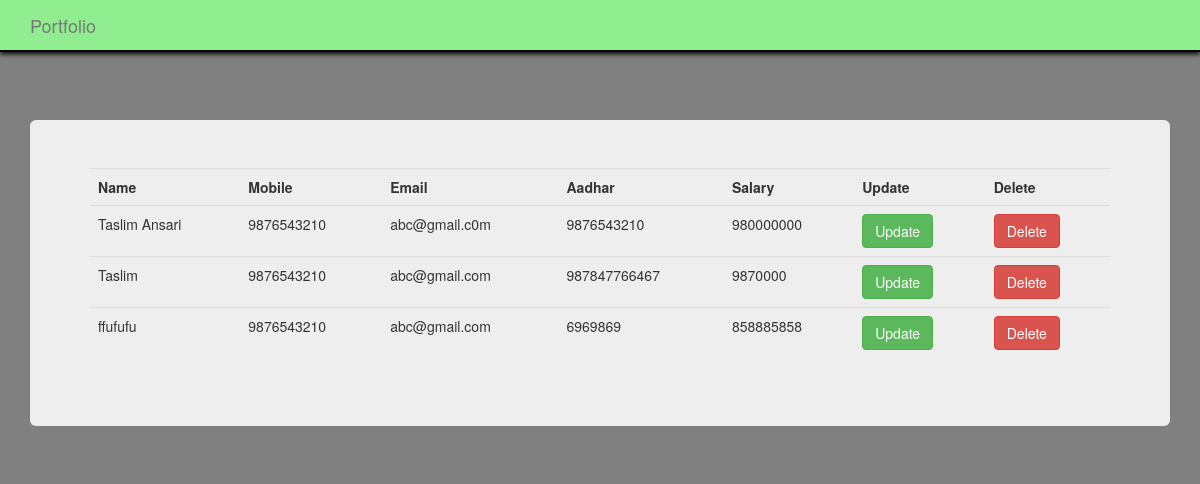
/information/emplist/, run on the app's committed database.
### Information/models.py (models this page shows, shortened)
class information(models.Model):
	ename=models.CharField(max_length=100)
	emob=models.IntegerField()
	email=models.EmailField()
	eaadhar=models.IntegerField()
	esalary=models.IntegerField()

### Information/views.py (the view)
# urls.py: url(r'emplist/$',views.emplist,name="emplist"),
def emplist(request):
	a=information.objects.all()
	return render(request,"Information/emplist.html",{'data':a})

### Information/templates/Information/emplist.html (shortened to what this page needs)
<!DOCTYPE html>
<html>
<head>
	<link rel="stylesheet" href="https://maxcdn.bootstrapcdn.com/bootstrap/3.3.7/css/bootstrap.min.css">
     <link href="https://unpkg.com/aos@2.3.1/dist/aos.css" rel="stylesheet">
</head>
<body data-spy="scroll" data-target=".navbar">
    <nav class="navbar navbar-default navbar-fixed-top">
        <div class="container">
            <div class="navbar-header">
                <a href="#" class="navbar-brand">Portfolio</a>
            </div>
        <div class="collapse navbar-collapse" id="mydiv">
            </div>
        </div>
    </nav>
	<div class="container" data-aos="zoom-in-down" style="position: relative; top:120px;">
		<div class="jumbotron">
			<table class="table">
				<tr>
					<th>Name</th>
					<th>Mobile</th>
					<th>Email</th>
					<th>Aadhar</th>
					<th>Salary</th>
					<th>Update</th>
					<th>Delete</th>
				</tr>
				{% for i in data %}
					<tr>
						<td>{{i.ename}}</td>
						<td>{{i.emob}}</td>
						<td>{{i.email}}</td>
						<td>{{i.eaadhar}}</td>
						<td>{{i.esalary}}</td>
						<td>
							<a href="{% url 'Information:update' pk=i.id %}" class="btn btn-success">Update</a>
						</td>
						<td>
							<a href="{% url 'Information:confdel' pk=i.id %}" class="btn btn-danger">Delete</a>
						</td>
					</tr>
				{% endfor %}
			</table>
</body>
</html>

### Information/templates/Information/emplist.html (style rules this page uses)
html { scroll-behavior: smooth; }
body { background-color:grey; }
.navbar { background-color: lightgreen; box-shadow: 0px 2px 5px black; border: none; border-bottom: 2px solid black; }

### data on the page
information: ename "Taslim Ansari", emob "9876543210", email "abc@gmail.c0m", eaadhar "9876543210", esalary "980000000"
information: ename "Taslim", emob "9876543210", email "abc@gmail.com", eaadhar "987847766467", esalary "9870000"
information: ename "ffufufu", emob "9876543210", email "abc@gmail.com", eaadhar "6969869", esalary "858885858"
